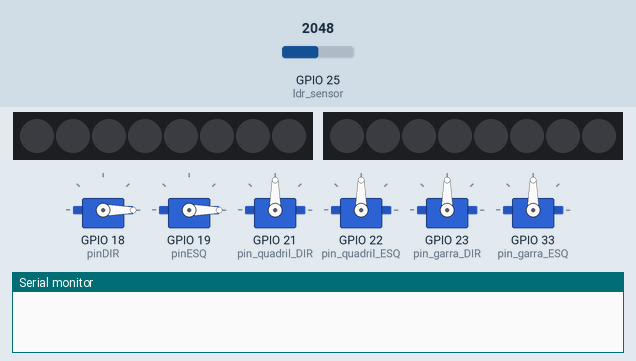
The sketch below on a simulated ESP32. Shown: 6 × servo, 2 × 8 RGB LEDs in strip order, left to right, the last lines printed to the serial monitor. The inputs (shaded band) are chosen by the test bench; at power-on: GPIO 25 (ldr_sensor) = 2048.

Above: at 0.0 s.
At 4.0 s:
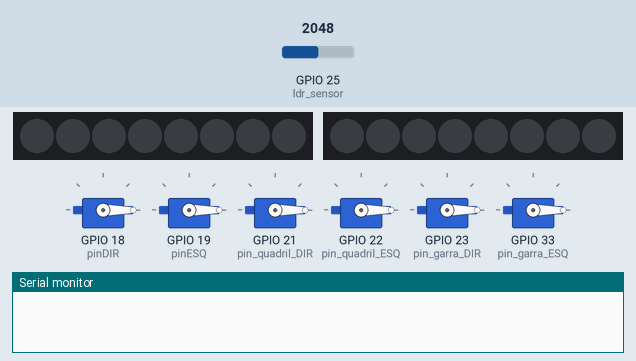
At 8.0 s:
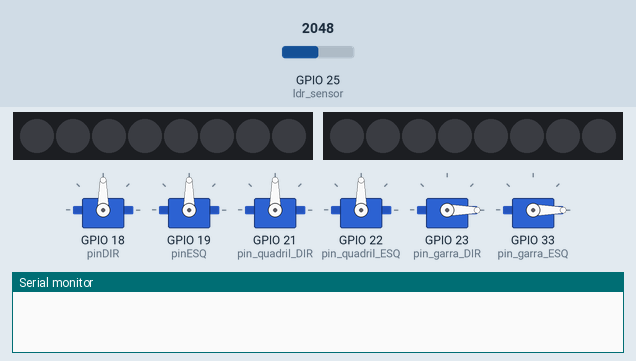
At 18.1 s:
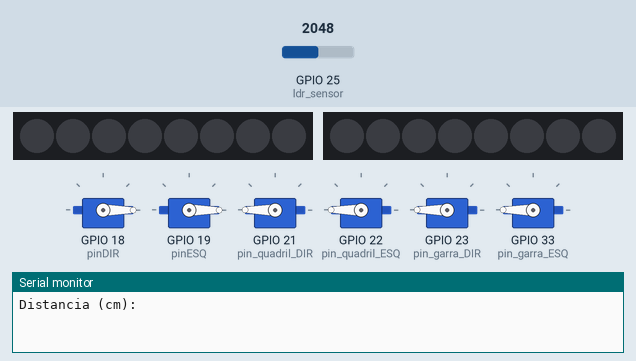
At 28.1 s:
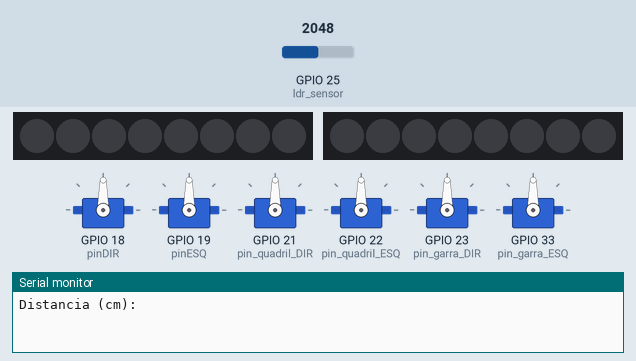
At 38.1 s:
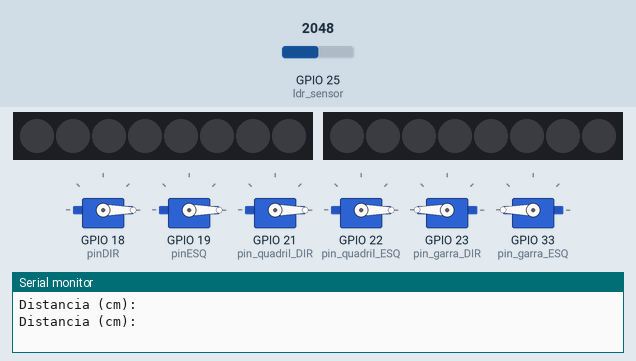
Timing chart, 0 to 39.6 s (numbered marks = the images above):
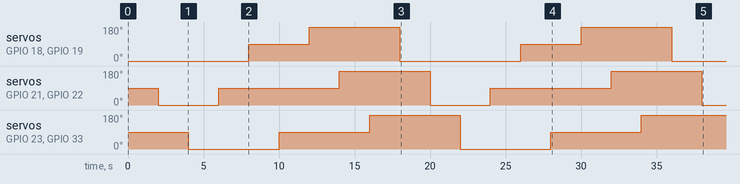

The sketch:

teste-code.ino
```cpp
// Arquivo com as funcoes parciais para verificar os pinos usados
//Inclusao das bibliotecas
#include <ESP32Servo.h>
#include <Adafruit_NeoPixel.h>
// Pinos dos servos
#define pinDIR          18      // Pino funcionando!
#define pinESQ          19      // Pino funcionando!
#define pin_quadril_DIR 21      // Pino funcionando!
#define pin_quadril_ESQ 22      // Pino funcionando!
#define pin_garra_DIR   23      // Pino funcionando!
#define pin_garra_ESQ   33      // Pino funcionando!
// Pinos do ultrassonico
#define echoPin         27
#define trigPin         26
// Pinos para iluminacao
#define LED_PIN1        13      // Pino funcionando!
#define LED_PIN2        14      // Pino funcionando!
#define ldr_sensor      25
// Numero de LEDs WS2812B conectados a ESP
#define LED_COUNT       8

// Declaracao dos servomotores dos pes
Servo servodir;
Servo servoesq;
Servo servo_quadril_DIR;
Servo servo_quadril_ESQ;
Servo servo_garra_DIR;
Servo servo_garra_ESQ;
int tmp = 2000;

// Declaracao de variaveis para modulo LED
Adafruit_NeoPixel strip1(LED_COUNT, LED_PIN1, NEO_GRB + NEO_KHZ800);
Adafruit_NeoPixel strip2(LED_COUNT, LED_PIN2, NEO_GRB + NEO_KHZ800);

int valor_ldr;
float duration,distance;

void setup()
{
  servodir.attach(pinDIR);
  servoesq.attach(pinESQ);
  servo_quadril_DIR.attach(pin_quadril_DIR);
  servo_quadril_ESQ.attach(pin_quadril_ESQ);
  servo_garra_DIR.attach(pin_garra_DIR);
  servo_garra_ESQ.attach(pin_garra_ESQ);
  pinMode(trigPin, OUTPUT);
  pinMode(echoPin, INPUT);
  pinMode(ldr_sensor,INPUT);
  pinMode(ldr_sensor, INPUT);
  Serial.begin(9600);

  strip1.begin();           // Initialize NeoPixel object
  strip1.setBrightness(10); // Set BRIGHTNESS to about 4% (max = 255)
  strip2.begin();
  strip2.setBrightness(10);
}

// Funcao para teste de servo -> Gera delay de 3 segundos apos a execucao
void teste_servo() {            // Funcionando!
  // -- perna,quadril e garra
  servodir.write(0);
  servoesq.write(0);
  delay(tmp);
  servo_quadril_DIR.write(0);
  servo_quadril_ESQ.write(0);
  delay(tmp);
  servo_garra_DIR.write(0);
  servo_garra_ESQ.write(0);
  delay(tmp);

  // -- perna, quadril e garra
  servo_quadril_DIR.write(90);
  servo_quadril_ESQ.write(90);
  delay(tmp);
  servodir.write(90);
  servoesq.write(90);
  delay(tmp);
  servo_garra_DIR.write(90);
  servo_garra_ESQ.write(90);
  delay(tmp);

  // -- perna, quadril e garra
  servodir.write(180);
  servoesq.write(180);
  delay(tmp);
  servo_quadril_DIR.write(180);
  servo_quadril_ESQ.write(180);
  delay(tmp);
  servo_garra_DIR.write(180);
  servo_garra_ESQ.write(180);
  delay(tmp);
}

// Funcao para teste do Sensor Ultrassonico -> Gera delay de ??? segundos
void teste_ultrassonico() {      // A verificar...
  digitalWrite(trigPin, LOW);
  delay(2);
  digitalWrite(trigPin, HIGH);
  delay(10);
  digitalWrite(trigPin, LOW);
  duration = pulseIn(echoPin, HIGH);
  distance = (duration*.0343)/2;
  delay(100);
  Serial.print("Distancia (cm): ");
  Serial.println(distance);
}

// Funcao para teste do modulo Led RGB
int teste_ldr() {                       // A verificar...
  valor_ldr = analogRead(ldr_sensor);   // Faixa de valores: 0 a 1023
  return valor_ldr;
}

void teste_moduloLED() {
  strip1.clear();
  strip2.clear();

  for(int i=0; i<LED_COUNT; i++) {
    // Set the i-th LED to pure green:
    strip1.setPixelColor(i, 0, 255, 0);
    strip2.setPixelColor(i, 0, 255, 0);
    strip1.show();
    strip2.show();
    delay(200); // Pausa antes do novo loop
  }
}

// FUNCAO PRINCIPAL
void loop() {
  //teste_ultrassonico();
  teste_servo();
  if((teste_ldr())<200) teste_moduloLED();
  Serial.println("Distancia (cm): ");
}
```

Measured:
- by itself, servo on GPIO 18 (pinDIR), servo on GPIO 19 (pinESQ): 0° → 90° at 8.0 s, → 180° 4.0 s later, → 0° 6.0 s later, → 90° 8.0 s later, … (6 changes in this stretch)
- by itself, servo on GPIO 23 (pin_garra_DIR), servo on GPIO 33 (pin_garra_ESQ): 90° → 0° at 4.0 s, → 90° 6.0 s later, → 180° 6.0 s later, → 0° 6.0 s later, … (6 changes in this stretch)
